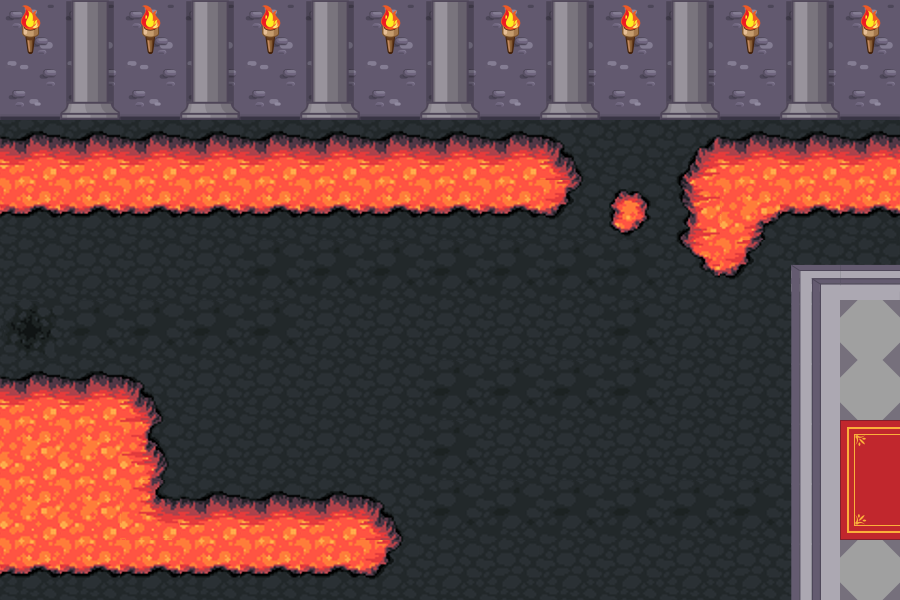

A level layout from a 2D game, rendered from its tile map. Below: a short description, then the map file with tile-grid data replaced by summaries:
An orthogonal 15x10 tile map with 60x60 px tiles, 3 tile layers (Tile Layer 1, Tile Layer 2, Tile Layer 3), 3 tilesets.

<map version="1.0" orientation="orthogonal" renderorder="right-down" width="15" height="10" tilewidth="60" tileheight="60" nextobjectid="1">
 <tileset firstgid="1" name="castle@60" tilewidth="60" tileheight="60" tilecount="36">
  <image source="terrain/castle@60.png" width="240" height="540" />
  <tile id="7">
   <properties>
    <property name="blocked" value="" />
   </properties>
  </tile>
  <tile id="11">
   <properties>
    <property name="blocked" value="" />
   </properties>
  </tile>
  <tile id="12">
   <properties>
    <property name="blocked" value="" />
   </properties>
  </tile>
  <tile id="13">
   <properties>
    <property name="blocked" value="" />
   </properties>
  </tile>
  <tile id="14">
   <properties>
    <property name="blocked" value="" />
   </properties>
  </tile>
  <tile id="16">
   <properties>
    <property name="blocked" value="" />
   </properties>
  </tile>
  <tile id="17">
   <properties>
    <property name="blocked" value="" />
   </properties>
  </tile>
  <tile id="18">
   <properties>
    <property name="blocked" value="" />
   </properties>
  </tile>
  <tile id="20">
   <properties>
    <property name="blocked" value="" />
   </properties>
  </tile>
  <tile id="21">
   <properties>
    <property name="blocked" value="" />
   </properties>
  </tile>
  <tile id="22">
   <properties>
    <property name="blocked" value="" />
   </properties>
  </tile>
 </tileset>
 <tileset firstgid="37" name="lava_ground@60" tilewidth="60" tileheight="60" tilecount="18">
  <image source="terrain/lava_ground@60.png" width="180" height="360" />
  <tile id="0">
   <properties>
    <property name="base" value="" />
    <property name="walkable" value="" />
   </properties>
  </tile>
  <tile id="15">
   <properties>
    <property name="spawn" value="" />
    <property name="walkable" value="" />
   </properties>
  </tile>
  <tile id="16">
   <properties>
    <property name="walkable" value="" />
   </properties>
  </tile>
 </tileset>
 <tileset firstgid="55" name="lava@60" tilewidth="60" tileheight="60" tilecount="18">
  <image source="terrain/lava@60.png" width="180" height="360" />
  <tile id="0">
   <properties>
    <property name="blocked" value="" />
   </properties>
  </tile>
  <tile id="1">
   <properties>
    <property name="blocked" value="" />
   </properties>
  </tile>
  <tile id="2">
   <properties>
    <property name="blocked" value="" />
   </properties>
  </tile>
  <tile id="3">
   <properties>
    <property name="blocked" value="" />
   </properties>
  </tile>
  <tile id="4">
   <properties>
    <property name="blocked" value="" />
   </properties>
  </tile>
  <tile id="5">
   <properties>
    <property name="blocked" value="" />
   </properties>
  </tile>
  <tile id="6">
   <properties>
    <property name="blocked" value="" />
   </properties>
  </tile>
  <tile id="7">
   <properties>
    <property name="blocked" value="" />
   </properties>
  </tile>
  <tile id="8">
   <properties>
    <property name="blocked" value="" />
   </properties>
  </tile>
  <tile id="9">
   <properties>
    <property name="blocked" value="" />
   </properties>
  </tile>
  <tile id="10">
   <properties>
    <property name="blocked" value="" />
   </properties>
  </tile>
  <tile id="11">
   <properties>
    <property name="blocked" value="" />
   </properties>
  </tile>
  <tile id="12">
   <properties>
    <property name="blocked" value="" />
   </properties>
  </tile>
  <tile id="13">
   <properties>
    <property name="blocked" value="" />
   </properties>
  </tile>
  <tile id="14">
   <properties>
    <property name="blocked" value="" />
   </properties>
  </tile>
  <tile id="15">
   <properties>
    <property name="blocked" value="" />
   </properties>
  </tile>
  <tile id="16">
   <properties>
    <property name="blocked" value="" />
   </properties>
  </tile>
  <tile id="17">
   <properties>
    <property name="blocked" value="" />
   </properties>
  </tile>
 </tileset>
 <layer name="Tile Layer 1" width="15" height="10">
  <data>[150 cells, 150 non-empty, 6 distinct tile ids]</data>
 </layer>
 <layer name="Tile Layer 2" width="15" height="10">
  <data>[150 cells, 22 non-empty, 3 distinct tile ids]</data>
 </layer>
 <layer name="Tile Layer 3" width="15" height="10">
  <data>[150 cells, 63 non-empty, 18 distinct tile ids]</data>
 </layer>
</map>
